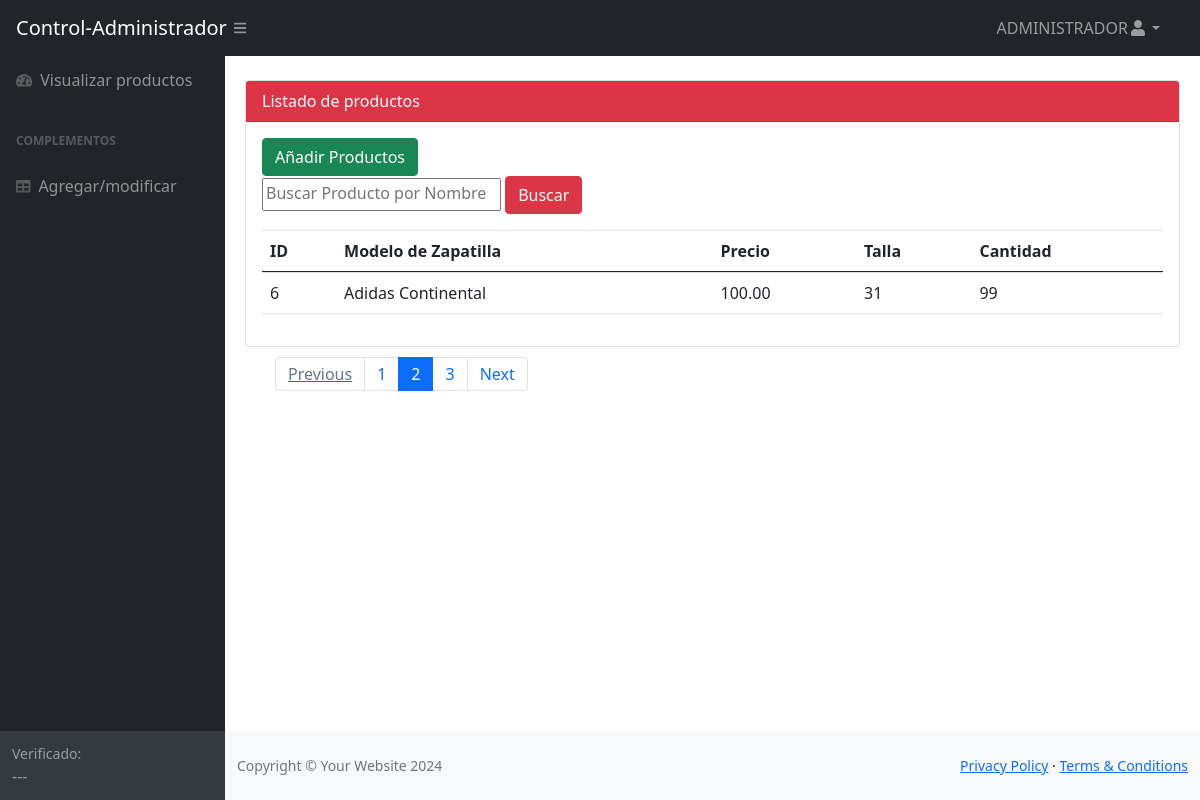
The page /sistema/page2.php (signed in) on the database its author committed.
### tables this page shows
CREATE TABLE `productos` (
  `id` int(11) NOT NULL,
  `nombre` varchar(100) DEFAULT NULL,
  `precio` decimal(10,2) DEFAULT NULL,
  `talla` varchar(10) DEFAULT NULL,
  `cantidad` int(11) DEFAULT NULL,
  `imagen` varchar(255) DEFAULT NULL
);

### sistema/page2.php (the view, shortened to what this page needs)
<?php
	require '../php/conexion.php';
	$nombre = "ADMINISTRADOR";
	$sql = "SELECT id,nombre as 'Modelo de Zapatilla',precio,talla,cantidad as 'Stock' FROM productos order by id ASC LIMIT 5 OFFSET 5";
	$resultado = $conn->prepare($sql);
	$resultado->execute();
?>
<!DOCTYPE html>
<html lang="es">
    <head>
        <link href="css/styles.css" rel="stylesheet" />
        <link href="https://cdn.datatables.net/1.10.20/css/dataTables.bootstrap4.min.css" rel="stylesheet" />
		<link href="https://cdn.jsdelivr.net/npm/bootstrap@5.0.2/dist/css/bootstrap.min.css" rel="stylesheet">
	</head>
    <body class="sb-nav-fixed">
        <nav class="sb-topnav navbar navbar-expand navbar-dark bg-dark">
            <a class="navbar-brand" href="principal.php">Control-Administrador</a><button class="btn btn-link btn-sm order-1 order-lg-0" id="sidebarToggle" href="#"><i class="fas fa-bars"></i></button
			>
            <ul class="navbar-nav ml-auto mr-0 mr-md-3 my-2 my-md-0">
                <li class="nav-item dropdown">
                    <a class="nav-link dropdown-toggle" id="userDropdown" href="#" role="button" data-toggle="dropdown" aria-haspopup="true" aria-expanded="false"><?php echo $nombre; ?><i class="fas fa-user fa-fw"></i></a>
				</li>
			</ul>
		</nav>
        <div id="layoutSidenav">
            <div id="layoutSidenav_nav">
                <nav class="sb-sidenav accordion sb-sidenav-dark" id="sidenavAccordion">
                    <div class="sb-sidenav-menu">
                        <div class="nav">
                            <a class="nav-link" href="principal.php"
							><div class="sb-nav-link-icon"><i class="fas fa-tachometer-alt"></i></div>
                            Visualizar productos</a
							>
							<div class="sb-sidenav-menu-heading">Complementos</div>
								<a class="nav-link" href="tabla.php">
									<div class="sb-nav-link-icon"><i class="fas fa-table"></i></div>
									Agregar/modificar</a
								>
							</div>
					</div>
                    <div class="sb-sidenav-footer">
                        <div class="small">Verificado:</div>
                        ---
					</div>
				</nav>
			</div>
            <div id="layoutSidenav_content">
					<div class="card mt-4" style="margin-left: 20px;margin-right: 20px;">
        <div class="card-header bg-danger text-white">
            Listado de productos
        </div>
        <div class="card-body">
            <a href="tabla.php" class="btn btn-success">Añadir Productos</a>
            <form action="buscar_especifico.php" method="post">
            <input type="text" name="txtbuscar" placeholder="Buscar Producto por Nombre" style="padding-top: 1px; padding-bottom: 4px;">
            <button type="submit" class="btn btn-danger">Buscar</button>
            </form>
            <table class="table table-hover striped">
                <tr>
                    <thead>
                        <th>ID</th>
                        <th>Modelo de Zapatilla</th>
                        <th>Precio</th>
                        <th>Talla</th>
                        <th>Cantidad</th>
                </tr>
                <tbody>
                    <?php while ($fila = $resultado->fetch(PDO::FETCH_ASSOC)) { ?>
                        <tr>
                            <td> <?php echo $fila['id'] ?> </td>
                            <td> <?php echo $fila['Modelo de Zapatilla'] ?> </td>
                            <td> <?php echo $fila['precio'] ?> </td>
                            <td> <?php echo $fila['talla'] ?> </td>
                            <td> <?php echo $fila['Stock'] ?> </td>
                        </tr>
                </tbody>
            <?php } ?>
            </table>
        </div>
    </div>
				<nav aria-label="..." style="margin-left: 50px; margin-top: 10px;">
    <ul class="pagination">
        <li class="page-item disabled">
            <a href="principal.php" </a><span class="page-link">Previous</span> </a>
        </li>
        <li class="page-item"><a class="page-link" href="principal.php">1</a></li>
        <li class="page-item active" aria-current="page">
            <span class="page-link">2</span>
        </li>
        <li class="page-item"><a class="page-link" href="page3.php">3</a></li>
        <li class="page-item">
            <a class="page-link" href="page3.php">Next</a>
        </li>
    </ul>
</nav>
                <footer class="py-4 bg-light mt-auto">
                    <div class="container-fluid">
                        <div class="d-flex align-items-center justify-content-between small">
                            <div class="text-muted">Copyright &copy; Your Website 2024</div>
                            <div>
                                <a href="#">Privacy Policy</a>
                                &middot;
                                <a href="#">Terms &amp; Conditions</a>
							</div>
						</div>
					</div>
				</footer>
			</div>
		</div>
	</body>
</html>

### rows shown on the page
productos: id "6", nombre "Adidas Continental", precio "100.00", talla "31", cantidad "99"

### other values the page prints
$nombre "ADMINISTRADOR"
